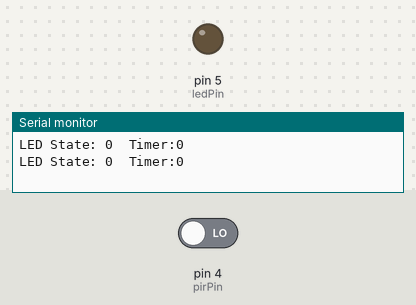
The sketch below on a simulated Arduino Uno, built with avr-gcc and run on an emulated ATmega328P. Shown: output pins drawn as LEDs (lit = HIGH), the last lines printed to the serial monitor. The inputs (shaded band) are chosen by the test bench; at power-on: pin 4 (pirPin) LOW.

Above: at 2.8 s.
2.9 s: pin 4 (pirPin) driven HIGH
At 3.9 s:
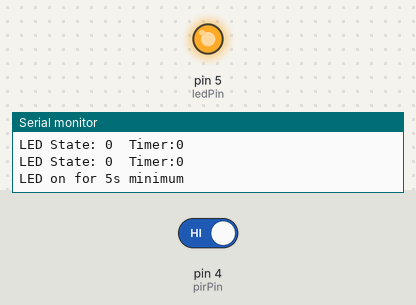
Timing chart, 0 to 5.9 s (numbered marks = the images above; inputs shaded):
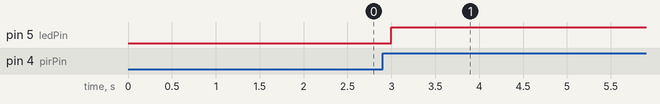

Measured:
- after the input at 2.9 s, pin 5 (ledPin): LOW → HIGH after 0.10 s

The sketch:

AutomaticLightsFinal.ino
```cpp
const int pirPin= 4;
const int ledPin= 5;

int pirState = LOW;
int ledState= LOW;
int ledTime=0;

void setup() {
  pinMode(ledPin, OUTPUT);
  pinMode(pirPin, INPUT);
  Serial.begin(9600);
}

void loop(){
   pirState= digitalRead(pirPin);

    if (pirState==HIGH )
    {
        if(ledState==LOW)
        {
            digitalWrite(ledPin, HIGH);
            ledState=HIGH;
            Serial.print("LED on for 5s minimum \n");
            delay(10000);
            ledTime=ledTime+5;
        }
        else
        {
            Serial.print("Exiting bathroom\n");
            delay(2000);
            digitalWrite(ledPin,LOW);
            ledState=LOW;
            Serial.print("LED off\n");
            delay(2000);
            ledTime=0;
        }
    }
    else
    {
        digitalWrite(ledPin, ledState);
        delay(1000);
        ledTime=ledTime+ledState;
    }

    if(ledTime==30*60*60) {
        digitalWrite(ledPin,LOW);
        ledState=LOW;
        ledTime=0;
        delay(1000);
    }
      Serial.print("LED State: ");
      Serial.print(ledState);
      Serial.print("  Timer:");
      Serial.print(ledTime);
      Serial.print("\n");

}
```
